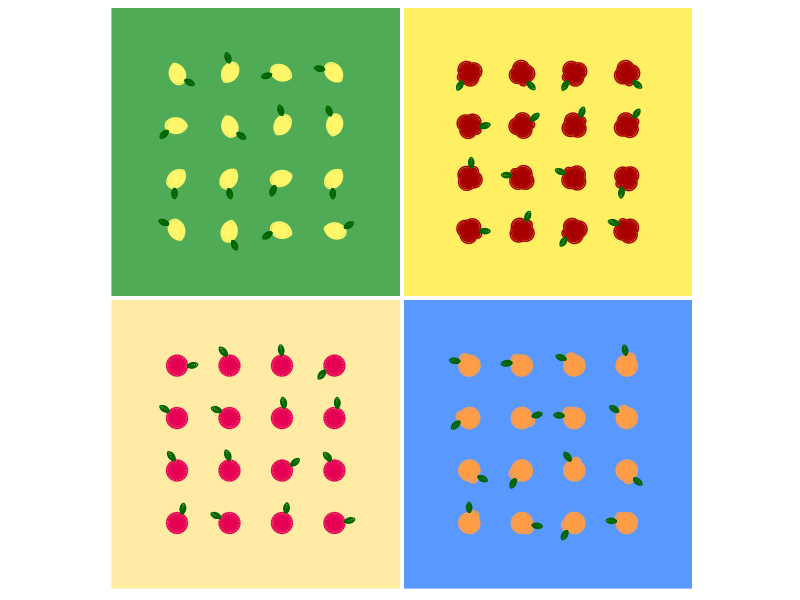
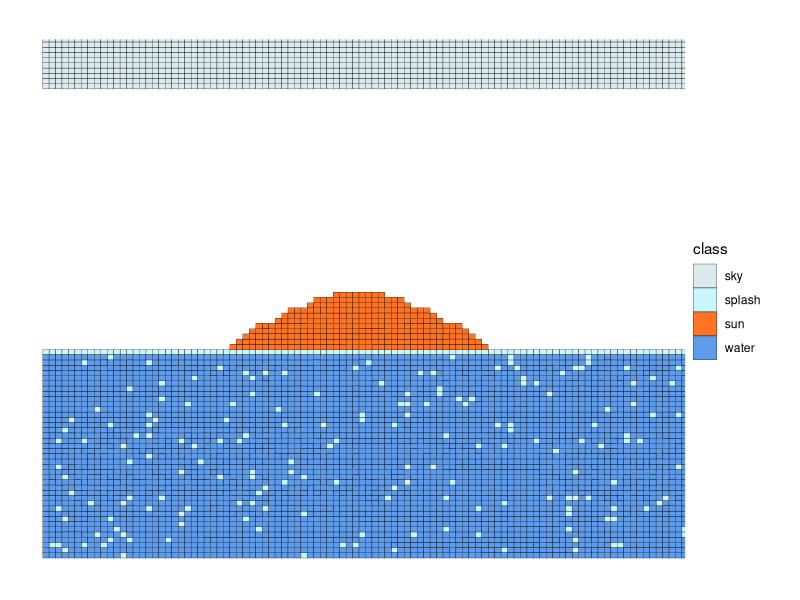
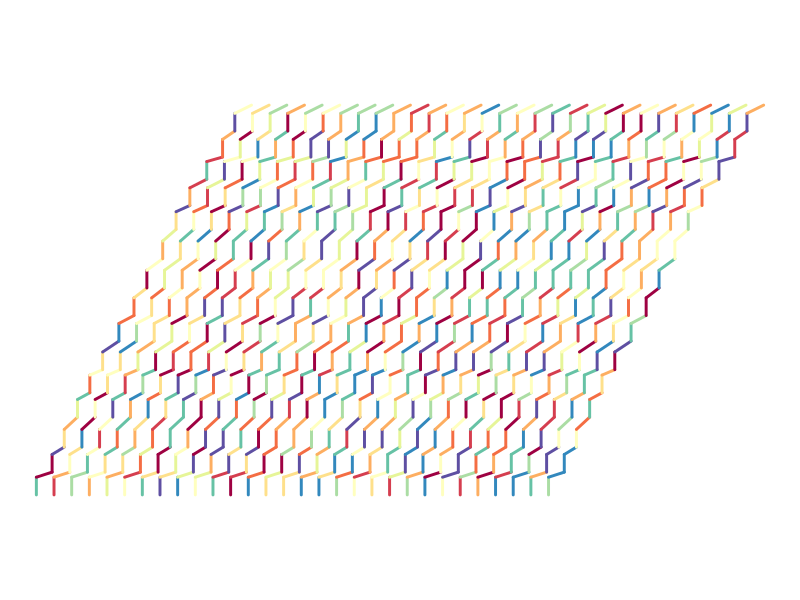
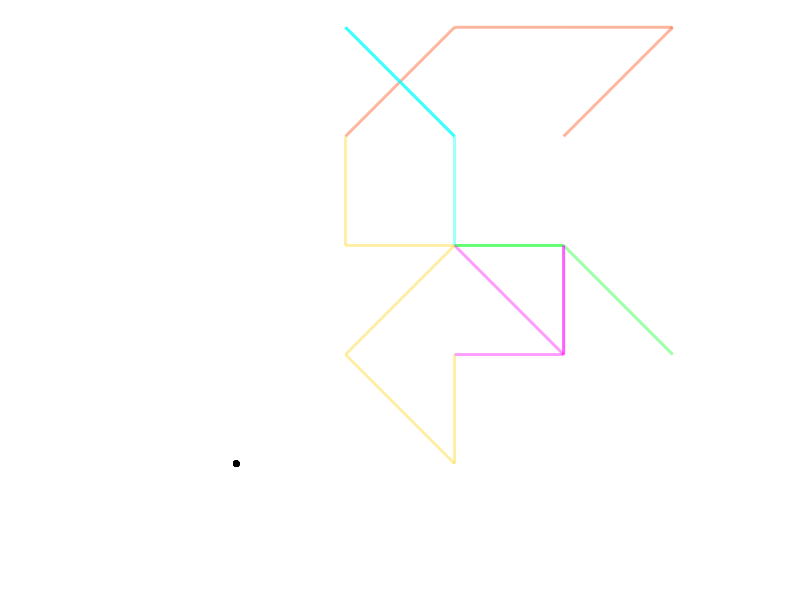

These charts were generated, in order, by the following R code:
## ---- chunk 1
knitr::opts_chunk$set(echo = TRUE, cache=FALSE, comment="  ", prompt = TRUE)


usePackage <- function(p) {
  if (!is.element(p, installed.packages()[,1]))
    install.packages(p, dep = TRUE)
  require(p, character.only = TRUE)
}

listPackages<-c("knitr", "dplyr", "tidyr", "ggplot2", "gridExtra", "reshape2", "ggthemes", "tcltk", "generativeart","ggforce","patchwork")

sapply(listPackages, usePackage)

options(width = 100)
## ---- chunk 2

draw_print <- function(shape="oranges", grid=1, points=3, r=0.1, curvature=0.8)
{
    if(shape=="oranges"){
    cc <- "#ff9d47"
    bc <- "#5999ff"}
  if(shape=="lemons"){
    cc <- "#fff769" 
    bc <- "#4fab55"
    curvature <- 0.5}
  if(shape=="apples"){
    cc <- "#a80000" 
    bc <- "#ffef63"
    points <- 4}
  if(shape=="grapefruits"){
    cc <- "#e60054" 
    bc <- "#ffeba3"
    points <- 20
    curvature <- 0}
  p <- ggplot() + 
    #theme_void() +
    coord_fixed(ratio=1,xlim=c(0,grid+1),ylim=c(0,grid+1))
  ids <- c()
  xs <- c()
  ys <- c()
  xends <- c()
  yends <- c()
  leaf_ids <- c()
  leafxs <- c()
  leafys <- c()
  leafxends <- c()
  leafyends <- c()
  for(x in 1:grid)
  {
    for(y in 1:grid)
    {
      theta <-runif(n=1,min=0,max=2*pi)
      for(level in seq(1,10,0.15))
      {
        ids <- c(ids,rep(paste(x,y,sep="-"),points))
        xs <-  c(xs,x + r/level*cos(seq(from=theta,to=theta+2*pi-pi/points,length.out=points)))
        ys <-  c(ys,y + r/level*sin(seq(from=theta,to=theta+2*pi-pi/points,length.out=points)))
        xends <- c(xends,tail(xs,points-1),head(tail(xs,points),1))
        yends <- c(yends,tail(ys,points-1),head(tail(ys,points),1))
      }
      theta2 <-runif(n=1,min=0,max=pi/12)
      for(level in seq(1,0.8,-0.05))
      {
        leaf_ids <- c(leaf_ids, paste(x,y,level,sep="-"),paste(x,y,level,sep="-"))
        leafxs <- c(leafxs,x+r*cos(theta),x+level*2*r*level*cos(theta+theta2))
        leafys <- c(leafys,y+r*sin(theta),y+level*2*r*level*sin(theta+theta2))
      }
      }
    }
        
  oranges <- data.frame(ids,xs,ys,xends,yends)
  leaves <- data.frame(leaf_ids,leafxs,leafys)

  for(icon in unique(oranges$ids))
  {
    p <- p + geom_curve(data=oranges[oranges$ids==icon,], mapping=aes(x=xs, y=ys, xend=xends, yend=yends), 
                  curvature = curvature, color=cc)
  }
  
  for(leaf in unique(leaves$leaf_ids))
  {
   p <- p + geom_curve(data=leaves[leaves$leaf_ids==leaf,], 
                       mapping=aes(x=leafxs,y=leafys,xend=rev(leafxs), yend=rev(leafys)),
                 color="darkgreen")
  }
  return(list("o"=oranges,
              "l"=leaves,
              "plot"=p +
                theme(panel.background = element_rect(fill=bc),
                      panel.grid=element_blank(), 
                      axis.title = element_blank(),
                      axis.ticks = element_blank(), 
                      axis.text = element_blank(),
                      plot.margin = unit(c(0,0,0,0),"cm"))
                ))
}



lemon <- draw_print(shape="lemons",grid=4, r=0.2)$plot
orange <- draw_print(shape="oranges",grid=4, r=0.2)$plot
apple <- draw_print(shape="apples",grid=4, r=0.2)$plot
grapefruit <- draw_print(shape="grapefruits",grid=4, r=0.2)$plot

(lemon + apple) / (grapefruit + orange)

## ---- chunk 3

draw_flowers = function(n_flowers=1, n_leaves=4, leaf_layers=1,  points=6, radius=1, noise=0, grid_size=4, placement="snapped", type="flowers", overlap=FALSE) 
  {
    xcenters <- c()
    ycenters <- c()
    xs <- c()
    ys <- c()
    fs <- c()
    leaf <- c()
    leafxs <- c()
    leafys <- c()
    centers <- expand.grid(data.frame(x=seq(0.5,grid_size-0.5,1),y=seq(0.5,grid_size-0.5,1)))
    centers <- centers[sample(nrow(centers),nrow(centers),replace = F),]
    if(!overlap){centers <- centers[sample(x=nrow(centers), size = n_flowers, replace = F),]}
    
    for(f in 1:n_flowers)
    {
      if(placement=="random")
      {
        x_center <- runif(1,1,grid_size-1)
        y_center <- runif(1,1,grid_size-1)
      }
      
      if(placement=="snapped")
      {
        if(!overlap)
        {
          x_center <- centers$x[f]
          y_center <- centers$y[f]
        }
        if(overlap)
        {
          x_center <- sample(centers$x,1)
          y_center <- sample(centers$y,1)
        }
      }
      
      for(i in 0:(points-1))
      {
        xcenters <- c(xcenters,x_center)
        ycenters <- c(ycenters,y_center)
        xs <- c(xs,radius*cos(2*pi/points*i) + rnorm(1,mean=0,sd=noise*radius) + x_center)
        ys <- c(ys,radius*sin(2*pi/points*i) + rnorm(1,mean=0,sd=noise*radius) + y_center)
        fs <- c(fs,f)
      }
      for(layer in 1:leaf_layers)
      {
          #leaf.noise <- runif(1,0,2*pi/(n_leaves+1))
          leaf.noise <- runif(1,0,pi/6)
          for(l in 1:n_leaves)
          {
            leaf <- c(leaf,
                      paste(f,l,layer,sep="."), 
                      paste(f,l,layer,sep="."))
            # leafxs <- c(leafxs,
            #             radius*cos(2*pi/n_leaves*l + leaf.noise)+x_center,
            #             0.4*cos(2*pi/n_leaves*l+leaf.noise)+x_center)
            # leafys <- c(leafys,
            #             radius*sin(2*pi/n_leaves*l+leaf.noise)+y_center,
            #             0.4*sin(2*pi/n_leaves*l+leaf.noise)+y_center)
            leafxs <- c(leafxs,
                        radius*cos(2*pi + leaf.noise)+x_center,
                        0.4*cos(2*pi + leaf.noise)+x_center)
            leafys <- c(leafys,
                        radius*sin(2*pi+leaf.noise)+y_center,
                        0.4*sin(2*pi+leaf.noise)+y_center)
          }
      }
      #1 leaves per flower
      #leaf <- c(leaf,f, f)
      #leafxs <- c(leafxs, x_center-radius, x_center-0.5 )
      #leafys <- c(leafys, y_center-radius, y_center-0.5 )
    }
    
   flowers <- data.frame(fs,xs,ys,xcenters,ycenters)
   leaves <- data.frame(leaf,leafxs,leafys)
  
    p <- ggplot() +
     xlab("") + ylab("") +
    scale_x_continuous(breaks=seq(0,grid_size,1), position = "bottom") + 
    scale_y_continuous(breaks=seq(0,grid_size,1),position = "left") +
      #theme(panel.grid.major.y = element_line(), panel.grid.major.x=element_line()) +
      coord_cartesian(xlim=c(0,grid_size),ylim=c(0,grid_size)) +
      theme_void()
    if(type=="oranges")
    {
      # Add flower fill
    for(f in unique(flowers$fs))
   {
      c <- sample(RColorBrewer::brewer.pal(3,"Oranges"),1)
      p <- p + geom_circle(data=head(flowers[flowers$fs==f,],1), 
                         aes(x0=xcenters+runif(1,-radius/4,radius/4),
                             y0=ycenters+runif(1,-radius/4,radius/4),
                             r=radius),
                         color = c, fill= c, alpha=0.7)
    }
    
  # Draw Leaves
    for(l in unique(leaves$leaf))
    {
       p <- p + geom_curve(data=leaves[leaves$leaf==l,],
                           mapping=aes(x=leafxs, xend=leafxs[c(2:length(leafxs),1)], 
                                       y=leafys, yend=leafys[c(2:length(leafys),1)]),
                           curvature = 0.3,
                           color=sample(RColorBrewer::brewer.pal(10,"Greens"),1))
      #p <- p + geom_polygon(data=leaves[leaves$leaf==l,],
      #                      mapping=aes(x = leafxs, y=leafys), color="darkgreen")
    }
   # Draw Flowers
    for(f in unique(flowers$fs))
   {
     p <- p + geom_curve(data=flowers[flowers$fs==f,],
                         mapping=aes(x=xs, xend=xs[c(2:length(xs),1)], 
                                     y=ys, yend=ys[c(2:length(ys),1)],
                                     color= factor(fs)), 
                         curvature = 1, 
                         color = sample(RColorBrewer::brewer.pal(3,"Oranges"),1))
   }
      
    }
    if(type=="flowers")
    {
      # Add flower fill
    for(f in unique(flowers$fs))
   {
      c <- sample(RColorBrewer::brewer.pal(3,"Reds"),1)
      p <- p + geom_circle(data=head(flowers[flowers$fs==f,],1), 
                         aes(x0=xcenters+runif(1,-radius/4,radius/4),
                             y0=ycenters+runif(1,-radius/4,radius/4),
                             r=radius),
                         color = c, fill= c, alpha=0.7)
    }
    
  # Draw Leaves
    for(l in unique(leaves$leaf))
    {
       p <- p + geom_curve(data=leaves[leaves$leaf==l,],
                           mapping=aes(x=leafxs, xend=leafxs[c(2:length(leafxs),1)], 
                                       y=leafys, yend=leafys[c(2:length(leafys),1)]),
                           curvature = 0.3,
                           color=sample(RColorBrewer::brewer.pal(10,"Greens"),1))
      #p <- p + geom_polygon(data=leaves[leaves$leaf==l,],
      #                      mapping=aes(x = leafxs, y=leafys), color="darkgreen")
    }
   # Draw Flowers
    for(f in unique(flowers$fs))
   {
     p <- p + geom_curve(data=flowers[flowers$fs==f,],
                         mapping=aes(x=xs, xend=xs[c(2:length(xs),1)], 
                                     y=ys, yend=ys[c(2:length(ys),1)],
                                     color= factor(fs)), 
                         curvature = 1, 
                         color = sample(RColorBrewer::brewer.pal(3,"Reds"),1))
   }
    }
    if(type=="strawberries")
    {
    # Add berry fill
   #  for(f in unique(flowers$fs))
   # {
   #    c <- sample(RColorBrewer::brewer.pal(3,"Reds"),1)
   #    p <- p + geom_circle(data=head(flowers[flowers$fs==f,],1), 
   #                       aes(x0=xcenters+runif(1,-radius,radius),
   #                           y0=ycenters+runif(1,-radius,radius),
   #                           r=radius),
   #                       color = c, fill= c, alpha=0.7)
   #  }
    
  # Draw Leaves at Stem
    for(l in unique(leaves$leaf))
    {
       p <- p + geom_curve(data=leaves[leaves$leaf==l,],
                           mapping=aes(x=leafxs, xend=leafxs[c(2:length(leafxs),1)], 
                                       y=leafys, yend=leafys[c(2:length(leafys),1)]),
                           curvature = 0.3,
                           color=sample(RColorBrewer::brewer.pal(10,"Greens"),1))
      #p <- p + geom_polygon(data=leaves[leaves$leaf==l,],
      #                      mapping=aes(x = leafxs, y=leafys), color="darkgreen")
    }
   # Draw Berries
    for(f in unique(flowers$fs))
   {
     p <- p + geom_curve(data=flowers[flowers$fs==f,],
                         mapping=aes(x=xs, xend=xs[c(2:length(xs),1)], 
                                     y=ys, yend=ys[c(2:length(ys),1)],
                                     color= factor(fs)), 
                         curvature = 1.5, 
                         color = sample(RColorBrewer::brewer.pal(3,"Greys"),1))
    }
      # Draw Seeds
      p <- p + geom_point(data=flowers,
                          mapping=aes(x=jitter(xcenters, amount = radius), 
                                      y=jitter(ycenters, amount=radius)),
                          shape='(')
    }
    
    return(p + theme(legend.position = "none",
                     panel.background = element_rect(fill="#ed1c35")))
    return(flowers)
    return(leaves)
    
    
} 

#draw_flowers(points=3, n_flowers = 200, n_leaves = 1, leaf_layers = 1,  radius = 0.2, grid_size = 4, noise=0.1, overlap = T,type = "strawberries")


## ---- chunk 4

canvas <- function(height=2, width=2, grid = T)
{
  p <- ggplot(mapping=aes(x=seq(width), y=seq(height))) + xlab("") + ylab("")
  if(grid)
  {
    p <-  p + 
      theme(panel.grid.major = element_line(), 
            axis.ticks.length = unit(0.1,"cm"),
            plot.margin = unit(c(1,1,1,1),"cm")) +
      coord_cartesian(xlim=c(0,width), ylim=c(0,height), expand = F)
    if(width <= 20){
      p <- p +
      scale_x_continuous(breaks=seq(0,width,1),expand = c(0,0)) 
    }
    if(height <=20){
      p <- p + 
      scale_y_continuous(breaks=seq(0,height,1),expand=c(0,0)) 
    }
    if(width > 20) {
      p <- p +
      scale_x_continuous(breaks=seq(0,width,5),expand = c(0,0))
    }
    if(height > 20) {
      p <- p + scale_y_continuous(breaks=seq(0,height,5), expand=c(0,0))
    }
  }
  if(!grid)
  {
    p <- p + 
      theme_void() + 
      coord_cartesian(xlim=c(0,width), ylim=c(0,height), expand = F) +
      theme(plot.margin = unit(c(1,1,1,1),"cm"))

  }
  
  i <- rep(seq(100),100)
  j <- i[order(i)]
  pixels <- data.frame(x=i,y=j)
  
  output <- list("pixels"=pixels,"canvas"=p)
  return(output)
}
## ---- chunk 5
b <- canvas(100,100,F)

# Palette
mypal <- data.frame(class=c("sky","water","splash","sun"),
           color=c("#daeaed","#5e9beb","#c9f6ff","#ff7424"))

# Paint Strokes
paint <- b$pixels
paint$class <- NA
paint$class[paint$y>90] <- "sky"
paint$class[paint$y<40] <- sample(c("water","splash"),
                                  size=sum(paint$y<40),
                                  replace = T,
                                  prob=c(0.95,0.05))
paint$class[paint$y==40] <- "splash"
sunx <- c()
suny <- c()

for(t in 0:10)
{
  if(t<=4){
  sunx <- c(sunx,seq(30+t,69-t))
  suny <- c(suny,rep(41+t,40-2*t))}
  if(t>4 & t<=7){
    sunx <- c(sunx,seq(32+t,67-t))
    suny <- c(suny,rep(41+t,36-2*t))}
  if(t>7 & t<=9){
    sunx <- c(sunx,seq(34+t,65-t))
    suny <- c(suny,rep(41+t,32-2*t))}
  if(t>9){
    sunx <- c(sunx,seq(36+t,63-t))
    suny <- c(suny,rep(41+t,28-2*t))}
}

for(i in 1:length(sunx))
{
  paint$class[paint$x==sunx[i] & paint$y==suny[i]] <- "sun"
}

paint <- merge(paint,mypal,by="class")

b$canvas + 
  geom_tile(data=paint, mapping=aes(x=x,y=y,fill=class), color="black") +
  scale_fill_manual(values=unique(paint$color))
  
## ---- chunk 6
xs <- c(seq(50),seq(50))
ys <- c(rep(10,50),rep(10,50))
xends <- c(seq(50),10*cos(pi/4)+seq(50))
yends <- c(rep(0,50),10*sin(pi/4)+rep(10,50))


draw_circuit <- function(lines_y=2, lines_x=2, length=1, length.noise=0.5, 
                         angle1=pi/2, angle2=pi/4, angle.noise1=0, angle.noise2=0, 
                         coloring="bySegment", palette="Reds", palette.size=1, line.size=1) {
  
  palette_max <- RColorBrewer::brewer.pal.info[palette,]$maxcolors
  plot_palette <- sample(head(RColorBrewer::brewer.pal(palette_max,palette),min(palette.size,palette_max)),
                         size = (lines_y+1)*(lines_x+1),
                         replace = T)
  
  xs <- c(seq(lines_x))
  ys <- c(rep(0,lines_x))
  xends <- c(xs + length * cos(angle1 + runif(1,-angle.noise1,angle.noise1)) * rnorm(1,1,length.noise))
  yends <- c(ys + length * sin(angle1 + runif(1,-angle.noise1,angle.noise1)) * rnorm(1,1,length.noise))
  
  if(lines_y>1)
  {
    for(y_level in seq(2,lines_y))
    {
      if(y_level %% 2 == 0 )
        {
          last.x <- tail(xends, lines_x)
          last.y <- tail(yends, lines_x)
          xs <- c(xs,last.x)
          ys <- c(ys,last.y)
          xends <- c(xends, last.x + length * cos(angle2 + runif(1,-angle.noise2,angle.noise2)) * rnorm(1,1,length.noise))
          yends <- c(yends, last.y + length * sin(angle2 + runif(1,-angle.noise2,angle.noise2)) * rnorm(1,1,length.noise))
        }
      if(y_level %% 2 == 1) 
        {
          last.x <- tail(xends, lines_x)
          last.y <- tail(yends, lines_x)
          xs <- c(xs,last.x)
          ys <- c(ys,last.y)
          xends <- c(xends, last.x + length * cos(angle1 + runif(1,-angle.noise1,angle.noise1)) * rnorm(1,1,length.noise))
          yends <- c(yends, last.y + length * sin(angle1 + runif(1,-angle.noise1,angle.noise1)) * rnorm(1,1,length.noise))
        }
    }
  }
  
  if(coloring=="bySegment"){toColor <- paste(xs,ys,sep=".")}
  if(coloring=="byY"){toColor <- factor(ys)}
  if(coloring=="byX"){toColor <- factor(rep(seq(lines_x),lines_y))}
  
  p <- ggplot() +
    geom_segment(mapping=aes(x=xs,y=ys,xend=xends,yend=yends, color=toColor), 
                 size=line.size, lineend = "round", alpha=1) + 
    coord_fixed(ratio = 1) +
    theme_void() +
    theme(legend.position="none") +
    scale_color_manual(values=plot_palette)
  
  return(p)
  
}



draw_circuit(lines_y=30,lines_x=30, 
             length=1, length.noise=0, 
             angle1=pi/2, angle2= pi/6, angle.noise1 =0, angle.noise2=pi/10,
             coloring="bySegment", palette="Spectral", palette.size = 12)
## ---- chunk 7

draw_tracks <- function(n_walkers = 1, n_steps = 10, grid_x=10,grid_y=10, palette="Spectral", custom.palette=c())
{
  walkers <- c()
  steps <- c()
  xs <- c()
  ys <- c()
  xends <- c()
  yends <- c()
  
  target.x <- sample(seq(grid_x),size=1)
  target.y <- sample(seq(grid_y),size=1)
  
  for(w in seq(n_walkers))
  {
    walkers <- c(walkers,w)
    steps <- c(steps,1)
    x0 <- sample(seq(grid_x),size=1)
    y0 <- sample(seq(grid_y),size=1)
    xs <- c(xs,x0)
    ys <- c(ys,y0)
    new_x <- x0+sample(c(-1,0,1),size=1)
    new_y <- y0+sample(c(-1,0,1),size=1)
    xends <- c(xends, ifelse(new_x<=grid_x & new_x>=1, new_x,x0))
    yends <- c(yends, ifelse(new_y<=grid_y & new_y>=1, new_y,y0))
    for(step in 2:n_steps)
    {
      walkers <- c(walkers,w)
      steps <- c(steps,step)
      x0 <- tail(xends,1)
      y0 <- tail(yends,1)
      new_x <- x0 + sample(c(-1,0,1),size=1)
      new_y <- y0 + sample(c(-1,0,1),size=1)
      
      xs <- c(xs,x0)
      ys <- c(ys,y0)
      xends <- c(xends, ifelse(new_x<=grid_x & new_x>=1, new_x,x0))
      yends <- c(yends, ifelse(new_y<=grid_y & new_y>=1, new_y,y0))
    }
  }
  
  paths <- data.frame(walkers,steps,xs,ys,xends,yends)
  pal.max <- RColorBrewer::brewer.pal.info[palette,"maxcolors"]
  pal <- RColorBrewer::brewer.pal(pal.max,palette)
  if(length(custom.palette>0))
  {
    pal.max <- length(custom.palette)
    pal <- custom.palette
  }
  
  crossed <- c()
  crossed <- which(paths$xends==target.x & paths$yends==target.y)
  out <- paths[crossed,]
  if(length(crossed)<1){out <- "No Winners"}
  if(length(crossed)==1){out <- paste("Walker #", out$walkers, "hit the target at step #", steps, sep=" ")}
  if(length(crossed)>1){
    out <- out[order(out$steps, decreasing = F),]
    out <- out[1,]
    out <- paste("Walker #", out$walkers, "hit the target at step #", out$steps, sep=" ")
    }
  
  p <- ggplot(paths) +
    geom_segment(mapping=aes(x=xs,y=ys,xend=xends,yend=yends,color=factor(walkers)),
                 size=1, alpha=1/(1+log(n_walkers))) +
    geom_point(mapping=aes(x=target.x, y=target.y)) + 
    theme_void() +
    theme(legend.position="none") +
    scale_x_continuous(breaks=seq(grid_x)) +
    scale_y_continuous(breaks=seq(grid_y)) + 
    scale_color_manual(values=rep(pal,trunc(n_walkers/pal.max)+1)) +
    coord_fixed(xlim = c(0,grid_x), ylim=c(0, grid_y))
  
  return(list("map" = p, "results"=out))
  
}

neon_pal <- c("#00ff1a","#ff3f00","#fb00ff", "#ffd417","#00ffff")

draw_tracks(n_walkers = 5,
            n_steps = 5,
            grid_x = 5,
            grid_y = 5,
            palette = "Paired",
            custom.palette = neon_pal)
